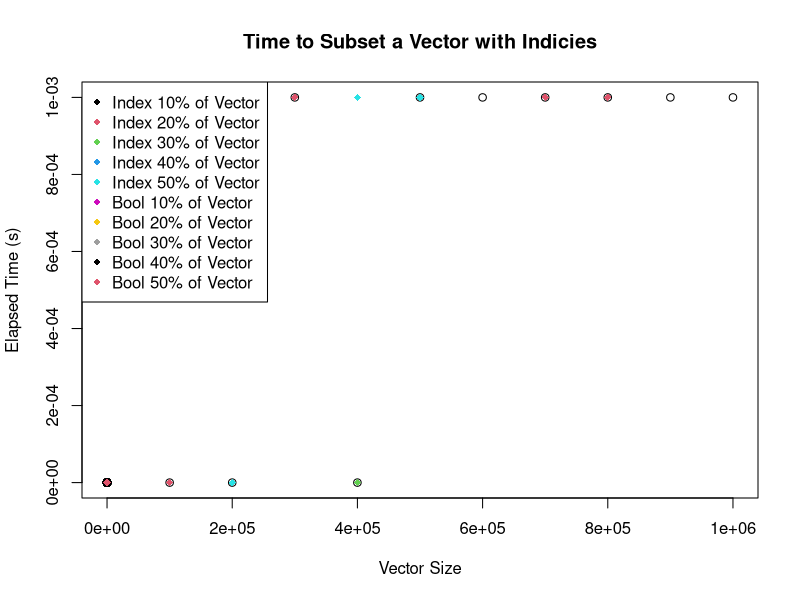

Recreate this plot in R.
#!/usr/bin/Rscript
#Creator: Daniel Wooten
#Class STATS243
#PS4

cat('*********************************************************** \n')
cat('BEGIN EXECUTION \n')

size <- 10000
boolvec <- rep(c(F,T,F,T),500000)
ivec <- vector('numeric',size)
itimes1 <- vector('numeric',size)
itimes2 <- vector('numeric',size)
itimes3 <- vector('numeric',size)
itimes4 <- vector('numeric',size)
itimes5 <- vector('numeric',size)
btimes1 <- vector('numeric',size)
btimes2 <- vector('numeric',size)
btimes3 <- vector('numeric',size)
btimes4 <- vector('numeric',size)
btimes5 <- vector('numeric',size)

for(j in seq(0,size,1000) )
{
	if( j == 0 ){
		i = 1
	}
	else{ i = j }	
	cat(c(j,i))
	cat('\n')
	length <- as.integer(i*100)
	s1 <- as.integer(i*10)
	s2 <- as.integer(i*20)
	s3 <- as.integer(i*30)
	s4 <- as.integer(i*40)
	s5 <- as.integer(i*50)
	vec <- rnorm(length)
	bol1 <- sample(boolvec,s1,replace=T)
	bol2 <- sample(boolvec,s2,replace=T)
	bol3 <- sample(boolvec,s3,replace=T)
	bol4 <- sample(boolvec,s4,replace=T)
	bol5 <- sample(boolvec,s5,replace=T)
	int1 <- sample(1:length,s1,replace=F)
	int2 <- sample(1:length,s2,replace=F)
	int3 <- sample(1:length,s3,replace=F)
	int4 <- sample(1:length,s4,replace=F)
	int5 <- sample(1:length,s5,replace=F)

	ivec[i] <- length	
	itimes1[i] <- system.time(vec[int1])[3] 
	itimes2[i] <- system.time(vec[int2])[3]
	itimes3[i] <- system.time(vec[int3])[3]
	itimes4[i] <- system.time(vec[int4])[3]
	itimes5[i] <- system.time(vec[int5])[3]
	btimes1[i] <- system.time(vec[bol1])[3]
	btimes2[i] <- system.time(vec[bol1])[3]
	btimes3[i] <- system.time(vec[bol1])[3]
	btimes4[i] <- system.time(vec[bol1])[3]
	btimes5[i] <- system.time(vec[bol1])[3]
}

pdf('ps4plots.pdf')
plot(ivec,itimes1,xlab='Vector Size',ylab='Elapsed Time (s)', 
	main='Time to Subset a Vector with Indicies',col=1)
points(ivec,itimes2,col=2,pch=18)
points(ivec,itimes3,col=3,pch=18)
points(ivec,itimes4,col=4,pch=18)
points(ivec,itimes5,col=5,pch=18)
points(ivec,btimes1,col=6,pch=18)
points(ivec,btimes2,col=7,pch=18)
points(ivec,btimes3,col=8,pch=18)
points(ivec,btimes4,col=9,pch=18)
points(ivec,btimes5,col=10,pch=18)
legend("topleft",c("Index 10% of Vector","Index 20% of Vector",
	"Index 30% of Vector","Index 40% of Vector","Index 50% of Vector",
	"Bool 10% of Vector", "Bool 20% of Vector","Bool 30% of Vector",
	"Bool 40% of Vector","Bool 50% of Vector"),
	pch=18, col=c(1,2,3,4,5,6,7,8,9,10))
graphics.off()
cat(length(itimes1))
cat('\n')
cat(length(itimes2))
cat('\n')

cat('END EXECUTION \n')
cat('********************************************************* \n')
